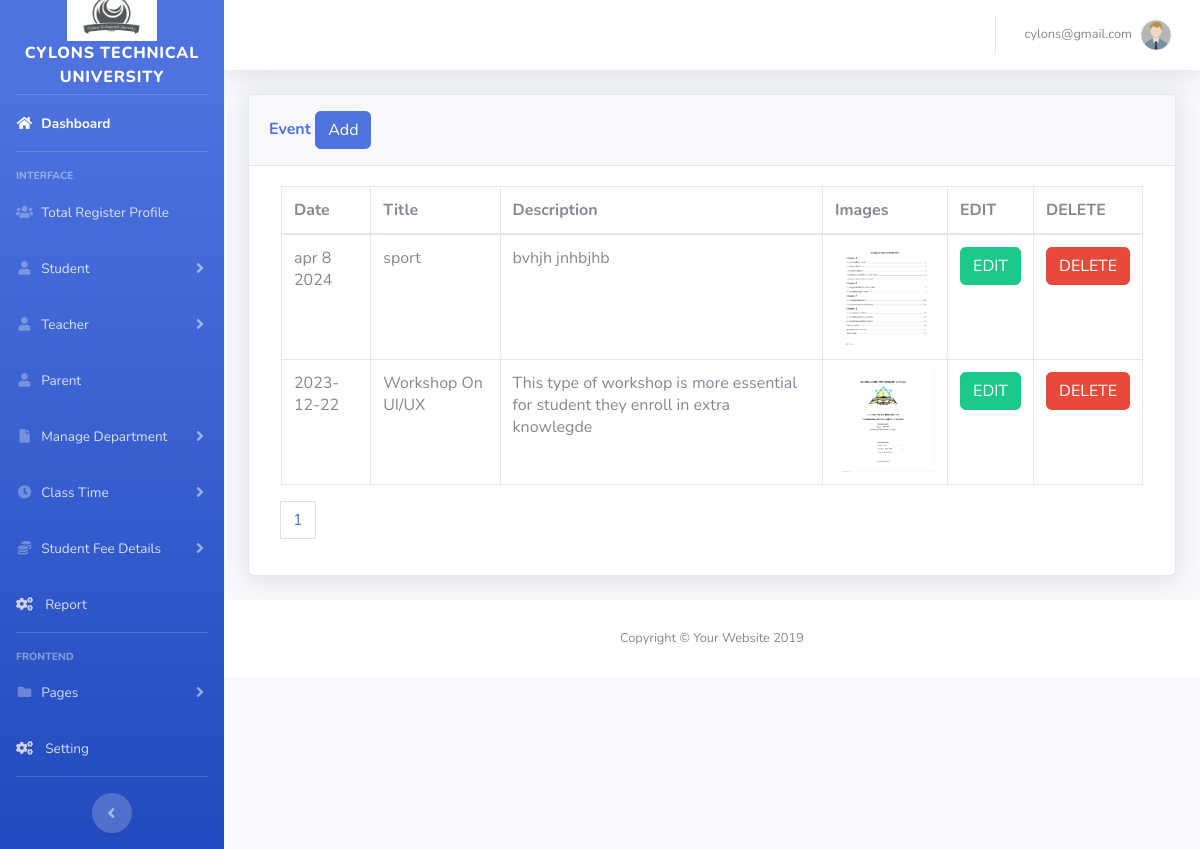
/admin/event.php (signed in), run on the app's committed database.
### tables this page shows
CREATE TABLE `event` (
  `id` int(11) NOT NULL,
  `date` varchar(10) NOT NULL,
  `title` varchar(255) NOT NULL,
  `description` varchar(255) NOT NULL,
  `image` varchar(255) NOT NULL
);

### admin/event.php (the view, shortened to what this page needs)
<?php
include('includes/header.php');
include('includes/navbar.php');
include "dbconfig.php";
?>
<div class="container-fluid">
<div class="card shadow mb-4">
  <div class="card-header py-3">
    <h6 class="m-0 font-weight-bold text-primary">Event
            <button type="button" class="btn btn-primary" data-toggle="modal" data-target="#addadminprofile">
              Add
            </button>
    </h6>
  </div>
  <div class="card-body">
    <div class="table-responsive">
     <div class="col-md-12">
    <?php
    include "dbconfig.php";
    $limit = 3;
    if(isset($_GET['page'])){
       $page = $_GET['page'];
    }else{
       $page =1;
    }
    $offset = ($page - 1 ) * $limit;
    $query = "SELECT * FROM event ORDER BY id LIMIT {$offset},{$limit}";
    $query_run = mysqli_query($conn,$query);
    if(mysqli_num_rows($query_run)>0){
    ?>
      <table class="table table-bordered" id="dataTable" width="100%" cellspacing="0">
        <thead>
          <tr>
            <th>Date</th>
            <th> Title</th>
            <th> Description</th>
            <th> Images</th>
            <th>EDIT </th>
            <th>DELETE </th>
          </tr>
        </thead>
        <tbody>
        <?php
          while($row = mysqli_fetch_assoc($query_run)){
        ?>
            <tr>
            <td><?php  echo $row['date']; ?></td>
            <td><?php  echo $row['title']; ?></td>
            <td><?php  echo $row['description']; ?></td>
            <td> <?php  echo '<img src="upload/event/' .$row['image'].'" width="100px"; height="100px">'; ?> </td>
            <td>
              <form action="event_edit.php" method="POST">
                <button type="submit" name="event_editbtn" class="btn btn-success">EDIT</button>
              </form>
            </td>
            <td>
              <form action="eventcode.php" method="POST">
                <button type="submit" name="event_deletebtn" class="btn btn-danger">DELETE</button>
              </form>
            </td>
            </tr>
        <?php
        }
          }
        ?>
        </tbody>
      </table>
      <?php
                                      $sql1 = "SELECT * FROM event";
                                      $result1 = mysqli_query($conn,$sql1) or die("Query FAiled.");
                                      if(mysqli_num_rows($result1) >0){
                                       $total_records = mysqli_num_rows($result1);
                                       $limit = 3;
                                       $total_page = ceil( $total_records / $limit);
                   echo '<ul class="pagination">';
                                       for($i = 1; $i <= $total_page; $i++){
                                           if($i== $page){
                                               $active = "active";
                                           }
                                           else{
                                               $active = "";
                                           }
                                           echo '<li class="'.$active.'" class="page-item "><a href="event.php?page='.$i.'"class="page-link">'.$i.'</a></li>';
                                       }
                                       echo '</ul>';
                                      }
                                      ?>
            </div>
    </div>
  </div>
</div>
</div>
<?php
include('includes/footer.php');
?>

### data on the page
event: date "apr 8 2024", title "sport", description "bvhjh jnhbjhb", image (picture)
event: date "2023-12-22", title "Workshop On UI/UX", description "This type of workshop is more essential for student they enroll in extra knowlegde", image (picture)

### other printed values
$_SESSION['username'] "cylons@gmail.com"
